Frame 1 (no input): blank canvas, image omitted
Frame 60 (no input): blank canvas, image omitted
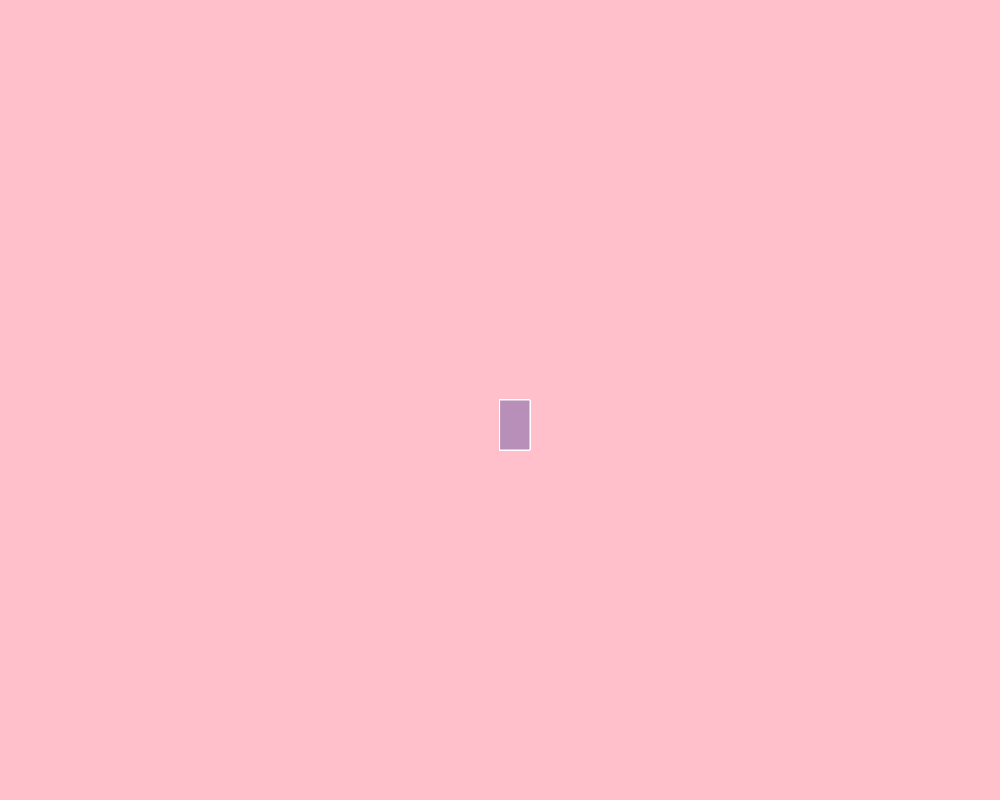
Frame 120 (the mouse pressed at the canvas centre since frame 60)

The p5.js sketch whose frames 1 and 60 were blank and that drew this single picture after the mouse press (run headless with seeded random() and noise() and a simulated clock; from frame 60 on, the mouse is pressed at the canvas centre):

// p5.js sketch
// ── sketch.js
function setup() {
  createCanvas(1000, 800);
 background("pink");}

function draw() {
  
  fill("rgb(184,143,184)");
  stroke ("white");
  if(mouseIsPressed)
  rect(mouseX,mouseY,30,50);
}
